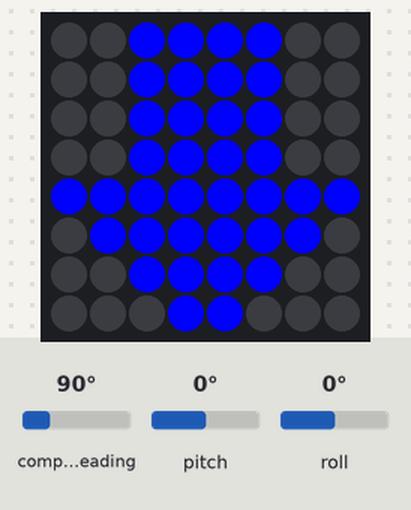
The program below on a simulated Raspberry Pi (BCM pin numbers) with a Sense HAT. On the bench: the Sense HAT's 8×8 RGB LED matrix. The inputs (shaded band) are chosen by the test bench; at power-on: roll 0°, compass heading 90°, pitch 0°. The Sense HAT reports a negative pitch or roll as 360° plus the angle.

Above: at 1.2 s.
1.3 s: roll set to -86°
At 2.2 s:
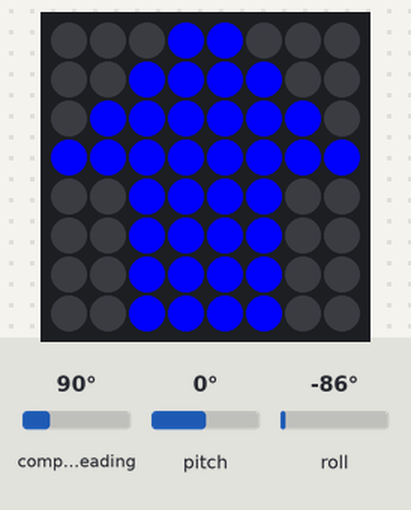
Timing chart, 0 to 4.3 s (numbered marks = the images above; inputs shaded):
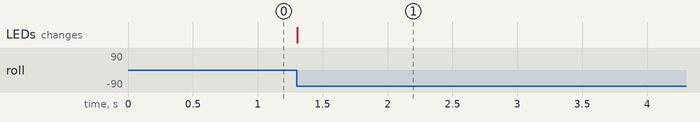

The program:

program6.py
```python
from sense_hat import SenseHat

sense = SenseHat()

## LED に表示する色を定義する ##
B = [0, 0, 255]  # 青。
O = [0, 0, 0]  # 黒。

## 手前に傾いている時 LED の表示画面 ##
temae = [
O, O, B, B, B, B, O, O,
O, O, B, B, B, B, O, O,
O, O, B, B, B, B, O, O,
O, O, B, B, B, B, O, O,
B, B, B, B, B, B, B, B,
O, B, B, B, B, B, B, O,
O, O, B, B, B, B, O, O,
O, O, O, B, B, O, O, O
]

## 奥に傾いている時の LED の表示画面 ##
oku = [
O, O, O, B, B, O, O, O,
O, O, B, B, B, B, O, O,
O, B, B, B, B, B, B, O,
B, B, B, B, B, B, B, B,
O, O, B, B, B, B, O, O,
O, O, B, B, B, B, O, O,
O, O, B, B, B, B, O, O,
O, O, B, B, B, B, O, O
]

## 連続して表示する ##
while True:
    o = sense.orientation # かたむきを知る
    roll = o["roll"] # かたむき roll を知る
    ## かたむき roll データの数字に応じて、処理を変える ##
    if roll < 180: # 手前の時に
        sense.set_pixels(temae)
    else: # 手前ではない時に（奥の時に）
        sense.set_pixels(oku)
```

Measured:
- after the input at 1.3 s, the LEDs: change at once (image 1)
